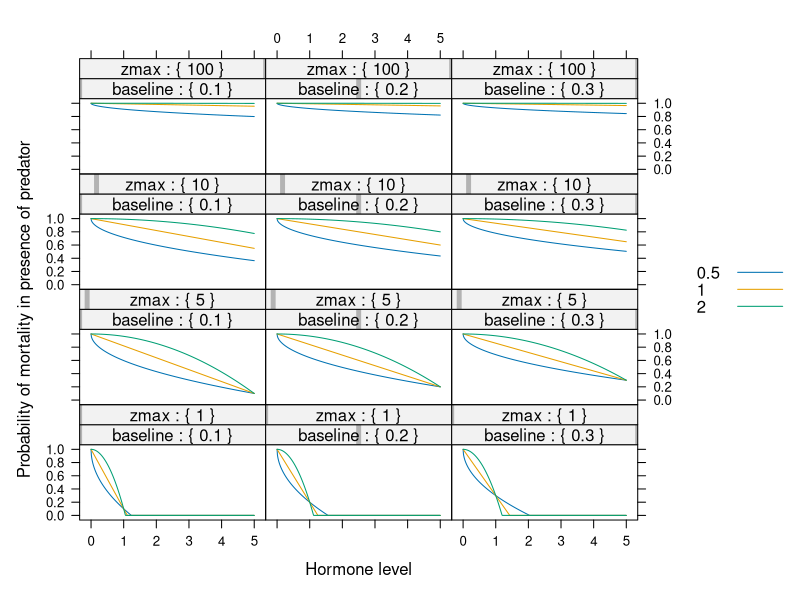
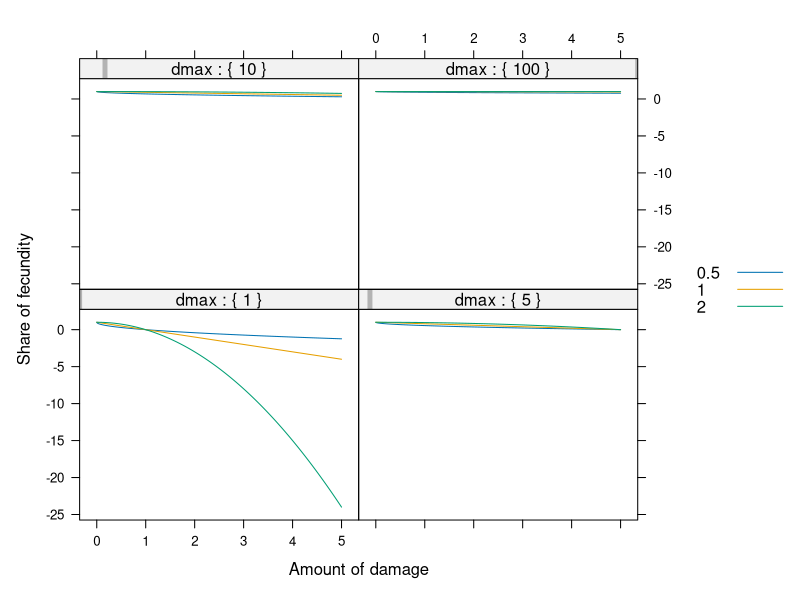

These figures' R source, in order:
library("lattice")

z <- seq(0,5,0.01)

baseline <- c(0.1,0.2,0.3)

zmax <- c(1,5, 10,100)

zpower <- c(0.5,1,2)

hormone.grid <- as.data.frame(
        expand.grid(
                z=z
                ,baseline=baseline
                ,zmax=zmax
                ,zpower=zpower))

survival <- function(row)
{
    zpower <- row["zpower"]
    baseline <- row["baseline"]
    z <- row["z"]
    zmax <- row["zmax"]

    val <- baseline + (1.0 - baseline) * (1.0 - (z / zmax)^zpower)

    if (val <= 0.0)
    {
        val <- 0.0
    }

    return(val)
}

hormone.grid[,"survival"] <- apply(X=hormone.grid,FUN=survival,MARGIN=1)

pdf("overview_survival.pdf")
print(
        xyplot(survival ~ z | baseline * zmax
                ,type="l"
                ,groups=zpower
                ,auto.key=T
                ,data=hormone.grid
                ,xlab="Hormone level"
                ,ylab="Probability of mortality in presence of predator"
                ,strip=function(strip.levels,...) { strip.default(strip.levels=T,...) }
                )
        )
dev.off()

################# damage affecting fecundity #################

damage <- seq(0,5,0.01)

dmax <- c(1,5,10,100)

ad <- c(0.5,1,2.0)

damage.grid <- as.data.frame(
        expand.grid(
                damage=damage
                ,dmax=dmax
                ,ad=ad))


fecundity <- function(row)
{
    ad <- row["ad"]
    damage <- row["damage"]
    dmax <- row["dmax"]

    return(1.0 - (damage/dmax)^ad)
}

damage.grid[,"fecundity"] <- apply(
        X=damage.grid
        ,FUN=fecundity
        ,MARGIN=1)


pdf("overview_damage.pdf")
print(
        xyplot(fecundity ~ damage | dmax
                ,type="l"
                ,groups=ad
                ,auto.key=T
                ,data=damage.grid
                ,xlab="Amount of damage"
                ,ylab="Share of fecundity"
                ,strip=function(strip.levels,...) { strip.default(strip.levels=T,...) }
                )
)
dev.off()




